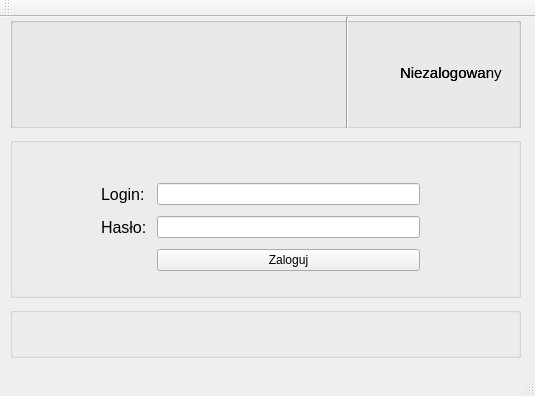
<?xml version="1.0" encoding="UTF-8"?>
<ui version="4.0">
 <class>MainWindow</class>
 <widget class="QMainWindow" name="MainWindow">
  <property name="geometry">
   <rect>
    <x>0</x>
    <y>0</y>
    <width>535</width>
    <height>396</height>
   </rect>
  </property>
  <property name="windowTitle">
   <string>MainWindow</string>
  </property>
  <widget class="QWidget" name="centralWidget">
   <widget class="QGroupBox" name="groupBoxlogin">
    <property name="geometry">
     <rect>
      <x>10</x>
      <y>120</y>
      <width>511</width>
      <height>161</height>
     </rect>
    </property>
    <property name="title">
     <string/>
    </property>
    <widget class="QWidget" name="formLayoutWidget">
     <property name="geometry">
      <rect>
       <x>80</x>
       <y>30</y>
       <width>341</width>
       <height>121</height>
      </rect>
     </property>
     <layout class="QGridLayout" name="gridLayout">
      <item row="0" column="0">
       <widget class="QLabel" name="label_login">
        <property name="font">
         <font>
          <pointsize>12</pointsize>
         </font>
        </property>
        <property name="text">
         <string>Login: </string>
        </property>
       </widget>
      </item>
      <item row="0" column="1">
       <widget class="QLineEdit" name="lineEdit_login"/>
      </item>
      <item row="1" column="0">
       <widget class="QLabel" name="label_password">
        <property name="font">
         <font>
          <pointsize>12</pointsize>
         </font>
        </property>
        <property name="text">
         <string>Hasło: </string>
        </property>
       </widget>
      </item>
      <item row="1" column="1">
       <widget class="QLineEdit" name="lineEdit_password">
        <property name="echoMode">
         <enum>QLineEdit::Password</enum>
        </property>
       </widget>
      </item>
      <item row="2" column="1">
       <widget class="QPushButton" name="pushButtonlog_in">
        <property name="text">
         <string>Zaloguj</string>
        </property>
       </widget>
      </item>
     </layout>
    </widget>
   </widget>
   <widget class="QGroupBox" name="groupBox_info">
    <property name="geometry">
     <rect>
      <x>10</x>
      <y>290</y>
      <width>511</width>
      <height>51</height>
     </rect>
    </property>
    <property name="title">
     <string/>
    </property>
    <widget class="QLabel" name="label_info">
     <property name="enabled">
      <bool>true</bool>
     </property>
     <property name="geometry">
      <rect>
       <x>142</x>
       <y>10</y>
       <width>261</width>
       <height>31</height>
      </rect>
     </property>
     <property name="font">
      <font>
       <pointsize>10</pointsize>
      </font>
     </property>
     <property name="text">
      <string/>
     </property>
    </widget>
   </widget>
   <widget class="QGroupBox" name="groupBox_menu">
    <property name="geometry">
     <rect>
      <x>10</x>
      <y>0</y>
      <width>511</width>
      <height>111</height>
     </rect>
    </property>
    <property name="title">
     <string/>
    </property>
    <widget class="QLabel" name="label_user">
     <property name="geometry">
      <rect>
       <x>390</x>
       <y>40</y>
       <width>111</width>
       <height>31</height>
      </rect>
     </property>
     <property name="font">
      <font>
       <pointsize>11</pointsize>
      </font>
     </property>
     <property name="text">
      <string>Niezalogowany</string>
     </property>
    </widget>
    <widget class="QLabel" name="label_logo">
     <property name="geometry">
      <rect>
       <x>10</x>
       <y>10</y>
       <width>321</width>
       <height>91</height>
      </rect>
     </property>
     <property name="text">
      <string/>
     </property>
    </widget>
    <widget class="Line" name="line">
     <property name="geometry">
      <rect>
       <x>322</x>
       <y>0</y>
       <width>31</width>
       <height>121</height>
      </rect>
     </property>
     <property name="orientation">
      <enum>Qt::Vertical</enum>
     </property>
    </widget>
    <widget class="QGroupBox" name="groupBox_menu_2">
     <property name="geometry">
      <rect>
       <x>0</x>
       <y>0</y>
       <width>511</width>
       <height>121</height>
      </rect>
     </property>
     <property name="title">
      <string/>
     </property>
     <widget class="QLabel" name="label_user_2">
      <property name="geometry">
       <rect>
        <x>390</x>
        <y>40</y>
        <width>91</width>
        <height>31</height>
       </rect>
      </property>
      <property name="font">
       <font>
        <pointsize>11</pointsize>
       </font>
      </property>
      <property name="text">
       <string>Niezalogowany</string>
      </property>
     </widget>
     <widget class="QLabel" name="label_logo_2">
      <property name="geometry">
       <rect>
        <x>10</x>
        <y>10</y>
        <width>321</width>
        <height>91</height>
       </rect>
      </property>
      <property name="text">
       <string/>
      </property>
     </widget>
     <widget class="Line" name="line_2">
      <property name="geometry">
       <rect>
        <x>322</x>
        <y>0</y>
        <width>31</width>
        <height>121</height>
       </rect>
      </property>
      <property name="orientation">
       <enum>Qt::Vertical</enum>
      </property>
     </widget>
    </widget>
    <widget class="QGroupBox" name="groupBoxlogin_2">
     <property name="geometry">
      <rect>
       <x>0</x>
       <y>120</y>
       <width>511</width>
       <height>171</height>
      </rect>
     </property>
     <property name="title">
      <string/>
     </property>
     <widget class="QWidget" name="formLayoutWidget_2">
      <property name="geometry">
       <rect>
        <x>80</x>
        <y>50</y>
        <width>351</width>
        <height>81</height>
       </rect>
      </property>
      <layout class="QFormLayout" name="formLayout_2">
       <item row="0" column="0">
        <widget class="QLabel" name="label_login_2">
         <property name="font">
          <font>
           <pointsize>12</pointsize>
          </font>
         </property>
         <property name="text">
          <string>Login: </string>
         </property>
        </widget>
       </item>
       <item row="1" column="0">
        <widget class="QLabel" name="label_password_2">
         <property name="font">
          <font>
           <pointsize>12</pointsize>
          </font>
         </property>
         <property name="text">
          <string>Hasło: </string>
         </property>
        </widget>
       </item>
       <item row="1" column="1">
        <widget class="QLineEdit" name="lineEdit_password_2">
         <property name="echoMode">
          <enum>QLineEdit::Password</enum>
         </property>
        </widget>
       </item>
       <item row="2" column="1">
        <widget class="QPushButton" name="pushButtonlog_in_2">
         <property name="text">
          <string>Zaloguj</string>
         </property>
        </widget>
       </item>
       <item row="0" column="1">
        <widget class="QLineEdit" name="lineEdit_login_2"/>
       </item>
      </layout>
     </widget>
    </widget>
    <widget class="QGroupBox" name="groupBox_info_2">
     <property name="geometry">
      <rect>
       <x>0</x>
       <y>300</y>
       <width>511</width>
       <height>51</height>
      </rect>
     </property>
     <property name="title">
      <string/>
     </property>
     <widget class="QLabel" name="label_info_2">
      <property name="geometry">
       <rect>
        <x>200</x>
        <y>10</y>
        <width>143</width>
        <height>31</height>
       </rect>
      </property>
      <property name="font">
       <font>
        <pointsize>10</pointsize>
       </font>
      </property>
      <property name="text">
       <string>Hasło zostało zmienione.</string>
      </property>
     </widget>
    </widget>
   </widget>
   <zorder>groupBoxlogin</zorder>
   <zorder>groupBox_info</zorder>
   <zorder>groupBox_menu</zorder>
   <zorder>label_info</zorder>
  </widget>
  <widget class="QMenuBar" name="menuBar">
   <property name="geometry">
    <rect>
     <x>0</x>
     <y>0</y>
     <width>535</width>
     <height>21</height>
    </rect>
   </property>
  </widget>
  <widget class="QToolBar" name="mainToolBar">
   <attribute name="toolBarArea">
    <enum>TopToolBarArea</enum>
   </attribute>
   <attribute name="toolBarBreak">
    <bool>false</bool>
   </attribute>
  </widget>
  <widget class="QStatusBar" name="statusBar"/>
 </widget>
 <layoutdefault spacing="6" margin="11"/>
 <resources/>
 <connections/>
</ui>
